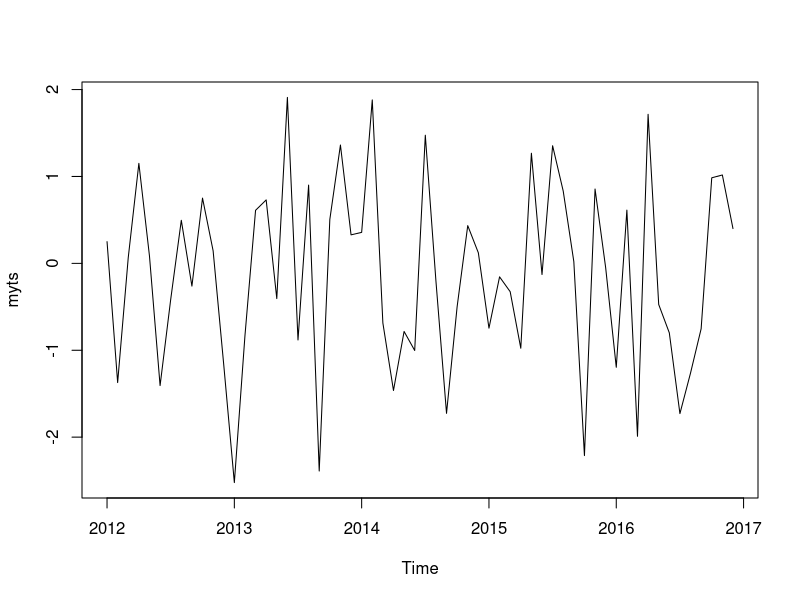

The R script that drew this image:
#install.packages("forecast")
#install.packages("ggplot2")
#install.packages("urca")
#install.packages("lmtest")
#install.packages("seasonal")
#install.packages("seasonalview")

# creating a random time series; monthly
myts <- rnorm(60)
myts <- ts(myts, start = c(2012,1), end=c(2016,12), frequency = 12)
myts
class(myts)
plot(myts)